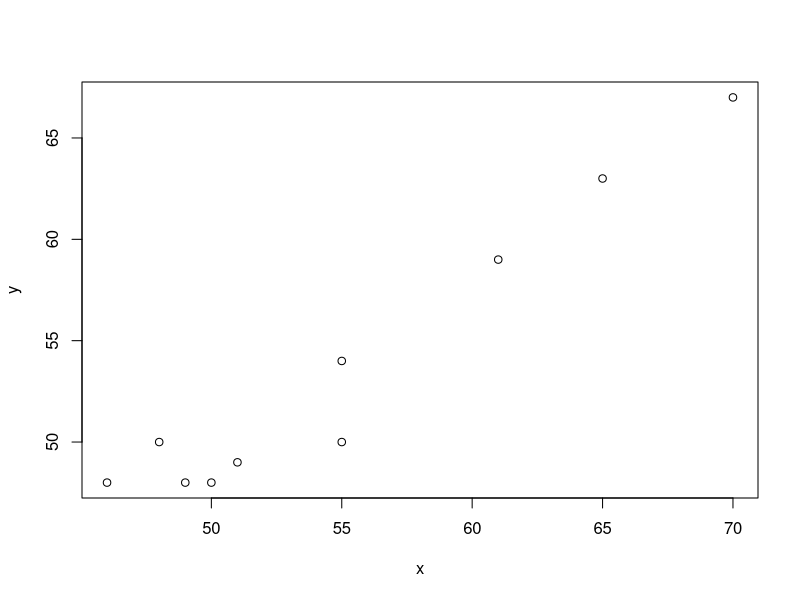

Generate this figure with R:
x=c(61,50,49,55,51,48,46,55,65,70)
y=c(59,48,48,54,49,50,48,50,63,67)

#statistical significance=5%, two-tailed test, paired samples t-test 有意水準５％, 両側検定 対応のあるt検定
t.test(x,y,paired=T)

#scatter plot 散布図
plot(x,y)
#correlation coefficient 相関係数
cor.test(x,y)
